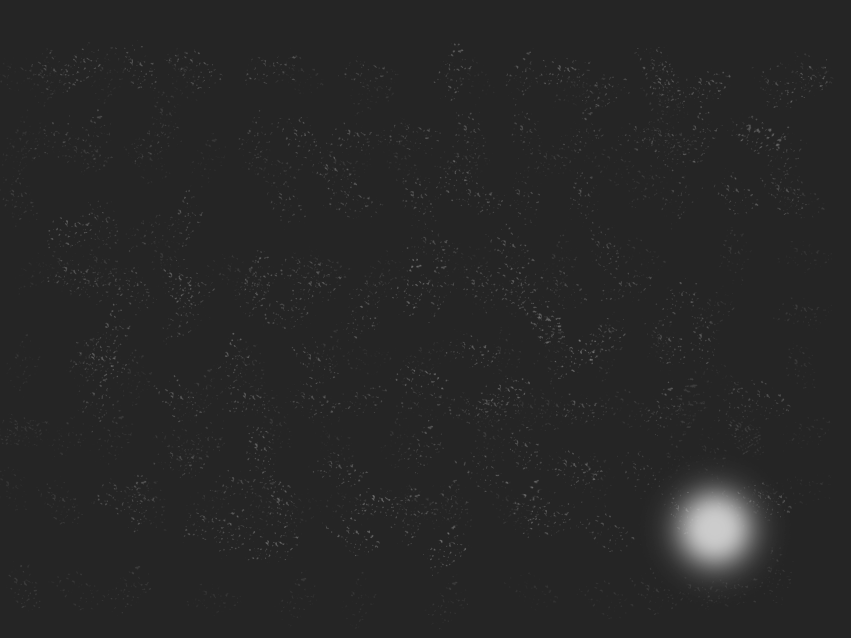
%> input picture image002.jpg, 1701 x 1276 px (shown at 1/2 size)
$ octave --eval "result = imBox('image002.jpg');"   (GNU Octave 9; MATLAB toolbox functions it lacks are replaced by stand-ins)
%> lines starting %> are read from the running program, lines starting %| are printed output that depends on the picture
function [subImage] = imBox(name)
%> called with name = 'image002.jpg'
%%
% [subregion] = imBox(name)
%
% This function determine a sub-image around the spot light.
%
% Argument: -name: string containing the name or the path to the image
%            name= 'im/IMG_0001.CR2'
% Output: Matrix corresponding to the sub-image
%%

close all

displayProgressiveBox = false;

[xx,map,alpha] = imread(name);
%> xx is the input picture: size 1276x1701x3 uint8; min 34, max 204, mean 39.1
%> map = []; alpha = []
X = xx(:,:,1);
Xsize = size(X);
%> Xsize = [1276 1701]

% noise, standard deviation and maximum of the image
noiseBI = mean2(X);
%> noiseBI = 39.15
sBI = std2(X);
%> sBI = 12.53
[maxX,iX] = max(X,[],2);
%> maxX = 1276 values, max 204 at index 1040, min 37 at index 1, mean 92.09; iX = 1276 values, max 1648 at index 156, min 1 at index 1, mean 863.9
[maxInt,iMaxY] = max(maxX,[],1);
%> maxInt = 204; iMaxY = 1040
iMaxX = iX(iMaxY);
%> iMaxX = 1434

% threshold for the spot detection and factor for the box enlargement
threshold = double(noiseBI + maxInt/3);
%> threshold = 107
thresholdMean = double(noiseBI + sBI*2.5);
%> thresholdMean = 70.48
factorInd = 1.7;
limiteWhile = 20;

%% determine box around the spot
indh1 = find(X(iMaxY,1:iMaxX)>threshold,1,'first');
%> indh1 = 1358
indh2 = find(X(iMaxY,iMaxX:end)>threshold,1,'last') + iMaxX;
%> indh2 = 1503
indv1 = find(X(1:iMaxY,iMaxX)>threshold,1,'first');
%> indv1 = 984
indv2 = find(X(iMaxY:end,iMaxX)>threshold,1,'last') + iMaxY;
%> indv2 = 1134

if displayProgressiveBox
    squareX = [indh2,indh1,indh1,indh2,indh2];
    squareY = [indv1,indv1,indv2,indv2,indv1];
    figBoxConstru = figure('Name','BoxConstruction');
    hold on
    image(X);
    plot(squareX,squareY,'-o', 'MarkerEdgeColor','r','MarkerSize',5)
    axis ij
% hold off
end


% [5 lines of commented-out code are left out]
test = 4;
iter = 0;
while test > 0 && iter<limiteWhile
    test = 4;

    % Norht side:
    meanN = mean(X(indv1,indh1:indh2));
    if meanN >= thresholdMean
        [~,indN] = max(X(indv1,indh1:indh2));
        indN = indN + indh1 -1;
        indv1Prev = indv1;
        indv1 = find(X(1:indv1,indN)<threshold,1,'last');
        if indv1 <= indv1Prev -1
            test = test - 1;
        end
    else
        test = test - 1;
    end


    % West side
    meanW = mean(X(indv1:indv2,indh1));
    if meanW >= thresholdMean
        [~,indW] = max(X(indv1:indv2,indh1));
        indW = indW + indv1-1;
        indh1Prev = indh1;
        indh1 = find(X(indW,1:indh1)<threshold,1,'last');
        if indh1 <= indh1Prev -1
            test = test -1;
        end
    else
        test = test - 1;
    end

    % South side
    meanS = mean(X(indv2,indh1:indh2));
    if meanS >= thresholdMean
        [~,indS] = max(X(indv2,indh1:indh2));
        indS = indS + indh1-1;
        indv2Prev = indv2;
        indv2 = find(X(indv2:end,indS)<threshold,1,'first') + indv2;
        if indv2 <= indv2Prev +1
            test = test -1;
        end
    else
        test = test - 1;
    end

    % East side
    meanE = mean(X(indv1:indv2,indh2));
    if meanE >= thresholdMean
        [~,indE] = max(X(indv1:indv2,indh2));
        indE = indE + indv1-1;
        indh2Prev = indh2;
        indh2 = find(X(indE,indh2:end)<threshold,1,'first') + indh2;
        if indh2 <= indh2Prev +1
            test = test -1;
        end
    else
        test = test - 1;
    end

    if displayProgressiveBox
        squareX = [indh2,indh1,indh1,indh2,indh2];
        squareY = [indv1,indv1,indv2,indv2,indv1];
        figure(1)
        hold on
        plot(squareX,squareY,'-o', 'MarkerEdgeColor','r','MarkerSize',5)
        axis ij
        pause
    end
    iter = iter+1;
end
%> this loop made 20 passes
%> (meanN, indN, indv1Prev, meanW, indW, indh1Prev, indh1, meanS) on passes 1 to 9: (88.59, 1426, 984, 92.07, 1057, 1358, 1354, 85.04), (83.73, 1430, 982, 83.94, 1017, 1354, 1353, 82.45), (83.32, 1430, 982, 81.85, 1017, 1353, 1353, 80.78), (83.16, 1430, 982, 81.66, 1017, 1353, 1353, 78.8), (83.07, 1430, 982, 81.46, 1017, 1353, 1353, 77.23), (82.97, 1430, 982, 81.27, 1017, 1353, 1353, 75.63), (82.81, 1430, 982, 81.08, 1017, 1353, 1353, 73.99), (82.6, 1430, 982, 80.88, 1017, 1353, 1353, 72.43), (82.4, 1430, 982, 80.68, 1017, 1353, 1353, 70.9)
%> (meanN, indN, indv1Prev, meanW, indW, indh1Prev, indh1, meanS) on passes 10 to 15: (82.2, 1430, 982, 80.49, 1017, 1353, 1353, 69.44), (82.2, 1430, 982, 80.49, 1017, 1353, 1353, 69.44), (82.2, 1430, 982, 80.49, 1017, 1353, 1353, 69.44), (82.2, 1430, 982, 80.49, 1017, 1353, 1353, 69.44), (82.2, 1430, 982, 80.49, 1017, 1353, 1353, 69.44), (82.2, 1430, 982, 80.49, 1017, 1353, 1353, 69.44)
%> after the loop, iter = 20

% enlargement
indh1 = indh1 + floor((indh2-indh1)/2 - factorInd*(indh2-indh1)/2);
%> indh1 = 1296
indh2 = indh1 + floor((indh2-indh1)/2 + factorInd*(indh2-indh1)/2);
%> indh2 = 1591
indv1 = indv1 + floor((indv2-indv1)/2 - factorInd*(indv2-indv1)/2);
%> indv1 = 925
indv2 = indv1 + floor((indv2-indv1)/2 + factorInd*(indv2-indv1)/2);
%> indv2 = 1219


%% plot
squareX = [indh2,indh1,indh1,indh2,indh2];
%> squareX = [1591 1296 1296 1591 1591]
squareY = [indv1,indv1,indv2,indv2,indv1];
%> squareY = [925 925 1219 1219 925]
figBox = figure('Name','ImageBox');
hold on
image(X);
plot(iMaxX,iMaxY,'or', 'MarkerSize', 5);
plot(squareX,squareY,'-o', 'MarkerEdgeColor','c','MarkerSize',7)
% axis ij
legend('Max','Box');
hold off

%%

promp = sprintf('Is this box ok? y/n  ');
ok = input(promp,'s');
%> the answer given: y
while ~strcmpi(ok,'y')

    disp('Use the mouse to define up-left and bottom-right corners')

    figure(figBox)
    % Use ginput to select corner points of a rectangular
    % region by pointing and clicking the mouse twice
    p = ginput(2);

    % Get the x and y corner coordinates as integers
    indh1 = min(floor(p(1)), floor(p(2))); %xmin
    indv1 = min(floor(p(3)), floor(p(4))); %ymin
    indh2 = max(ceil(p(1)), ceil(p(2)));   %xmax
    indv2 = max(ceil(p(3)), ceil(p(4)));   %ymax

    % Index into the original image to create the new image
    MM = X(indv1:indv2, indh1:indh2,:);

    % Display the subsetted image with appropriate axis ratio
    if ~exist('figOwnBox','var')
        figOwnBox = figure('Name','OwnBoxConstruction');
    end
    figure(figOwnBox)
    image(MM);

    ok = input(promp,'s');

    %%
    % Mathworks, _Read, Write, and Query Image Files_, _Subsetting a Graphics Image (Cropping)_,
    % <https://nl.mathworks.com/help/matlab/creating_plots/reading-writing-and-querying-graphics-image-files.html#f2-19897>,
    % visited on (11/12/2016)
    %
end

%% Subregion definition

% subregion = {[indv1,indv2], [indh1,indh2]};
subImage = X(indv1:indv2, indh1:indh2,:);
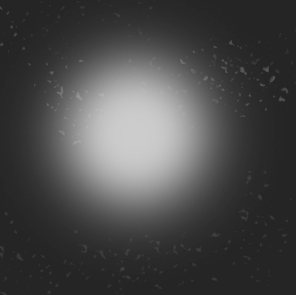
%> subImage: size 295x296 uint8; min 35, max 204, mean 72.7
%> `result = imBox('image002.jpg');`:
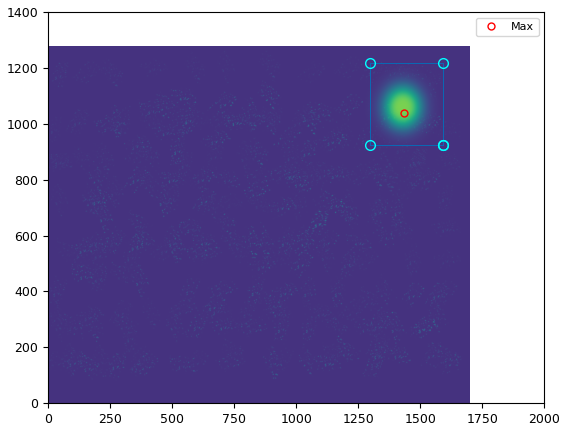
%> figure redrawn from the program's plot data

end


% [mInt, linInd] = max(X(:));
% indX = ceil(linInd/Xsize(1));
% indY = mod(linInd,Xsize(1));

$ run again, on image004.jpg
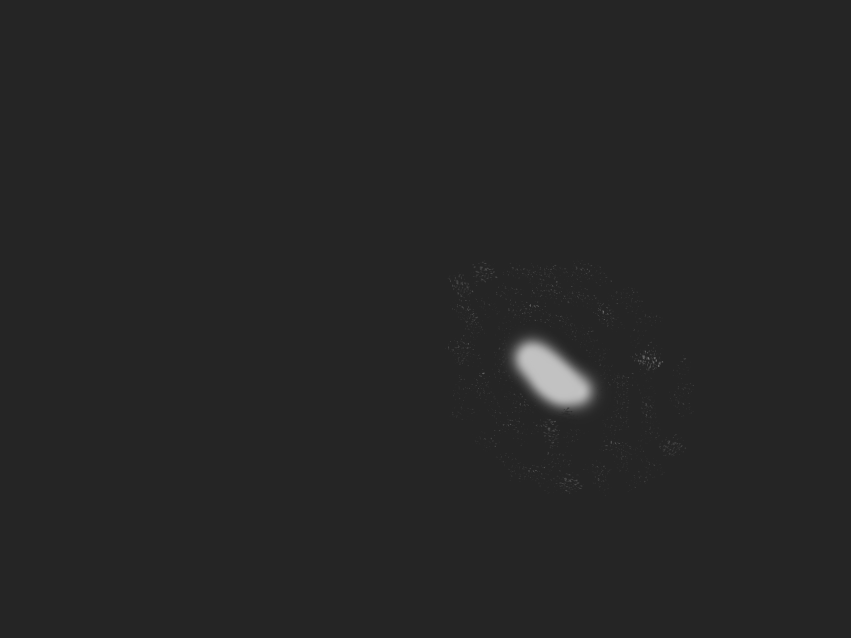
%> input picture image004.jpg, 1701 x 1276 px (shown at 1/2 size)
%> in imBox, xx is the input picture: size 1276x1701x3 uint8; min 35, max 195, mean 38
%> map = []
%> noiseBI = 38
%> sBI = 10.71
%> maxX = 1276 values, max 195 at index 711, min 37 at index 1, mean 61.69; iX = 1276 values, max 1367 at index 904, min 1 at index 1, mean 411.5
%> maxInt = 195; iMaxY = 711
%> iMaxX = 1066
%> threshold = 103
%> thresholdMean = 64.76
%> in imBox, `indh1 = find(X(iMaxY,1:iMaxX)>threshold,1,'first');`: indh1 = 1030
%> in imBox, `indh2 = find(X(iMaxY,iMaxX:end)>threshold,1,'last') + iMaxX;`: indh2 = 1121
%> in imBox, `indv1 = find(X(1:iMaxY,iMaxX)>threshold,1,'first');`: indv1 = 682
%> in imBox, `indv2 = find(X(iMaxY:end,iMaxX)>threshold,1,'last') + iMaxY;`: indv2 = 779
%> the loop in imBox, `while test > 0 && iter<limiteWhile` made 3 passes
%> (meanN, indN, indv1Prev, indv1, meanW, indW, indh1Prev, indh1) on pass 1: (76.16, 1066, 682, 681, 73.78, 716, 1030, 1028)
%> after the loop in imBox, `while test > 0 && iter<limiteWhile`: iter = 3
%> in imBox, `indh1 = indh1 + floor((indh2-indh1)/2 - factorInd*(indh2-indh1)/2);`: indh1 = 972
%> in imBox, `indh2 = indh1 + floor((indh2-indh1)/2 + factorInd*(indh2-indh1)/2);`: indh2 = 1262
%> in imBox, `indv1 = indv1 + floor((indv2-indv1)/2 - factorInd*(indv2-indv1)/2);`: indv1 = 633
%> in imBox, `indv2 = indv1 + floor((indv2-indv1)/2 + factorInd*(indv2-indv1)/2);`: indv2 = 881
%> squareX = [1262 972 972 1262 1262]
%> squareY = [633 633 881 881 633]
%> in imBox, `subImage = X(indv1:indv2, indh1:indh2,:);`:
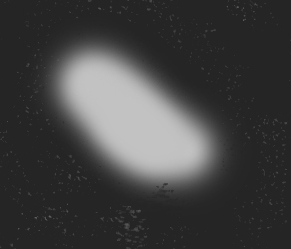
%> subImage: size 249x291 uint8; min 35, max 195, mean 65.1
%> `result = imBox('image002.jpg');`:
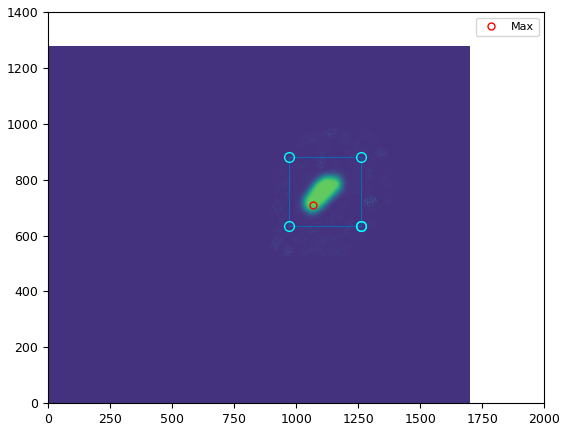
%> figure redrawn from the program's plot data

$ run again, on image003.png
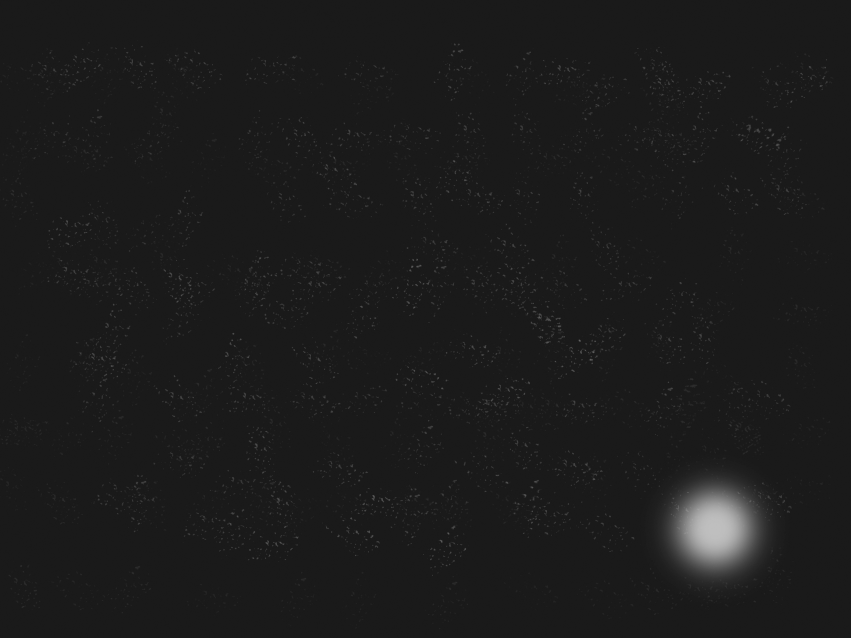
%> input picture image003.png, 1701 x 1276 px (shown at 1/2 size)
%> in imBox, xx is the input picture: size 1276x1701 uint8; min 25, max 191, mean 27.7
%> map = []
%> noiseBI = 27.65
%> sBI = 12.16
%> maxX = 1276 values, max 191 at index 1046, min 26 at index 1, mean 75.45; iX = 1276 values, max 1648 at index 156, min 1 at index 2, mean 868.1
%> maxInt = 191; iMaxY = 1046
%> iMaxX = 1428
%> threshold = 92
%> thresholdMean = 58.04
%> in imBox, `indh1 = find(X(iMaxY,1:iMaxX)>threshold,1,'first');`: indh1 = 1356
%> in imBox, `indh2 = find(X(iMaxY,iMaxX:end)>threshold,1,'last') + iMaxX;`: indh2 = 1506
%> in imBox, `indv1 = find(X(1:iMaxY,iMaxX)>threshold,1,'first');`: indv1 = 982
%> in imBox, `indv2 = find(X(iMaxY:end,iMaxX)>threshold,1,'last') + iMaxY;`: indv2 = 1136
%> the loop in imBox, `while test > 0 && iter<limiteWhile` made 20 passes
%> (meanN, indN, indv1Prev, meanW, indW, indh1Prev, meanS, indS) on passes 1 to 7: (72.43, 1450, 982, 75.17, 1056, 1356, 69.27, 1419), (69.41, 1423, 981, 69.61, 1054, 1353, 67, 1426), (69.32, 1423, 981, 69.42, 1054, 1353, 65.4, 1423), (69.23, 1423, 981, 69.23, 1054, 1353, 63.92, 1428), (69.06, 1423, 981, 69.04, 1054, 1353, 62.16, 1427), (68.86, 1423, 981, 68.85, 1054, 1353, 60.68, 1431), (68.67, 1423, 981, 68.65, 1054, 1353, 59.15, 1424)
%> after the loop in imBox, `while test > 0 && iter<limiteWhile`: iter = 20
%> in imBox, `indh1 = indh1 + floor((indh2-indh1)/2 - factorInd*(indh2-indh1)/2);`: indh1 = 1295
%> in imBox, `indh2 = indh1 + floor((indh2-indh1)/2 + factorInd*(indh2-indh1)/2);`: indh2 = 1593
%> in imBox, `indv1 = indv1 + floor((indv2-indv1)/2 - factorInd*(indv2-indv1)/2);`: indv1 = 924
%> in imBox, `indv2 = indv1 + floor((indv2-indv1)/2 + factorInd*(indv2-indv1)/2);`: indv2 = 1219
%> squareX = [1593 1295 1295 1593 1593]
%> squareY = [924 924 1219 1219 924]
%> in imBox, `subImage = X(indv1:indv2, indh1:indh2,:);`:
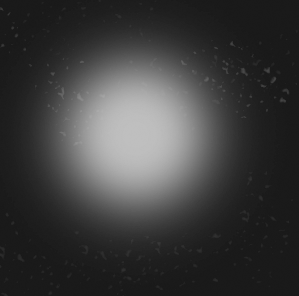
%> subImage: size 296x299 uint8; min 25, max 191, mean 60.4
